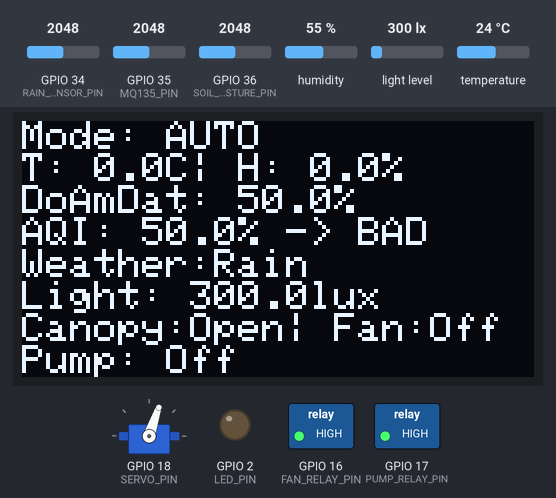
Bench run of a program on a simulated ESP32. Shown: servo, 128×64 one-colour display, switched loads named in the program (green lamp = pin HIGH), output pins drawn as LEDs (lit = HIGH). The test bench sets the inputs (shaded band); at power-on: GPIO 35 (MQ135_PIN) = 2048, GPIO 34 (RAIN_SENSOR_PIN) = 2048, light level 300 lx, GPIO 36 (SOIL_MOISTURE_PIN) = 2048, humidity 55 %, temperature 24 °C. WiFi joins after 1.5 s; servers stay silent unless stated; what the program prints to the serial monitor is not drawn.

Above: at 1.2 s.
1.3 s: GPIO 35 (MQ135_PIN) set to 662
At 3.9 s:
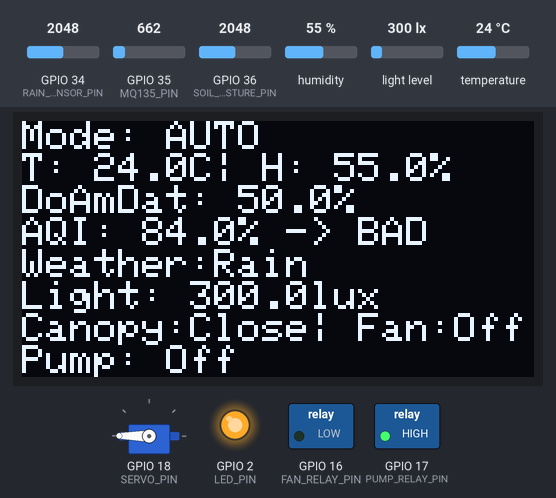
4.2 s: GPIO 35 (MQ135_PIN) set to 552
At 7.4 s:
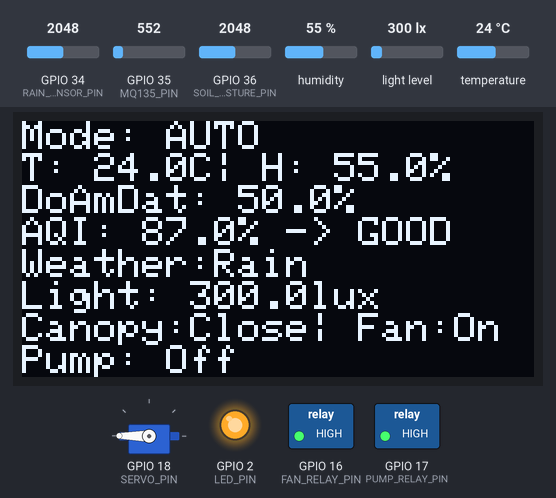
9.7 s: GPIO 34 (RAIN_SENSOR_PIN) set to 2447
11.4 s: GPIO 34 (RAIN_SENSOR_PIN) set to 2533
At 13.0 s:
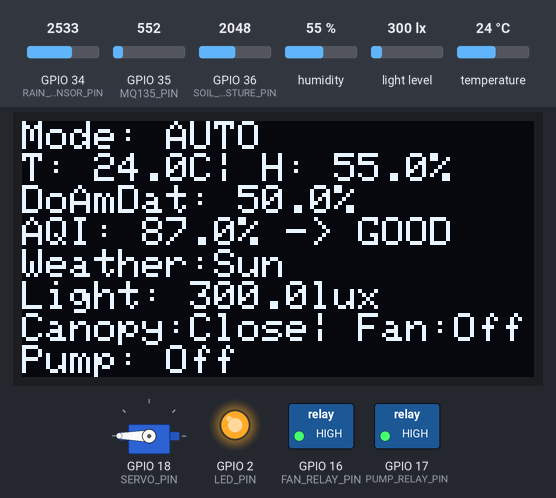
13.7 s: light level set to 222 lx
At 15.4 s:
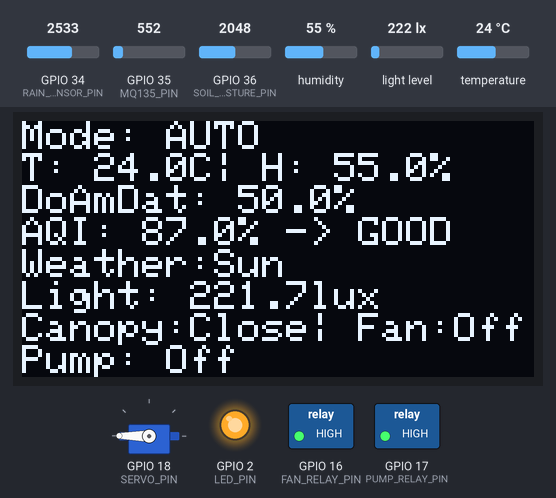
15.7 s: light level set to 189 lx
At 19.8 s:
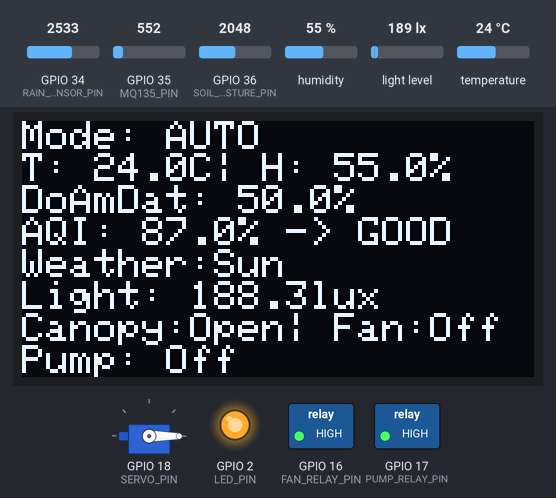
Timing chart, 0 to 20.0 s (numbered marks = the images above; inputs shaded):
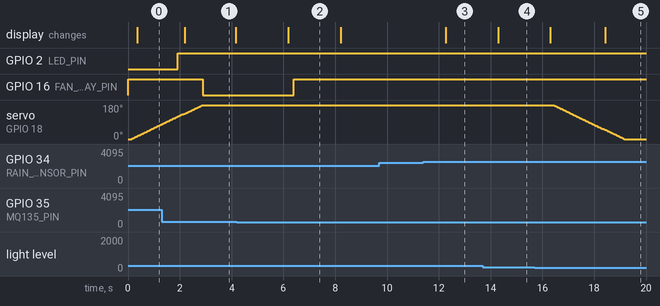

The program:

main.cpp
```cpp
// https://blynk.cloud/dashboard/791919/global/devices/1/organization/791919/devices/3234729/dashboardv
// https://blynk.cloud/dashboard/662630/global/devices/1/organization/662630/devices/3222607/dashboard

// #define BLYNK_TEMPLATE_ID   "TMPL6XkxCCJEn"
// #define BLYNK_TEMPLATE_NAME "Smart Vegetable"
// #define BLYNK_AUTH_TOKEN    "7HvXb9WKANYUid8REtAXoOjTZ1ljUBX9"
#define BLYNK_TEMPLATE_ID "TMPL6OIwNHVmO"
#define BLYNK_TEMPLATE_NAME "Smart Vegetable"
#define BLYNK_AUTH_TOKEN "m3ZO2xEHHWmPrM-xp-_gjHhoeCG4t6_T"

#define BLYNK_PRINT Serial

#include <Arduino.h>
#include <freertos/FreeRTOS.h>
#include <freertos/task.h>
#include <DHT.h>
#include <Wire.h>
#include <BH1750.h>
#include <ESP32Servo.h>
#include <WiFi.h>
#include <BlynkSimpleEsp32.h>
#include <Adafruit_SSD1306.h>

// Wi-Fi credentials
char auth[] = BLYNK_AUTH_TOKEN;
char ssid[] = "S21 FE 5G";
char pass[] = "tuchoxiu";

// — Virtual Pins —
#define VP_BUTTON_CANOPY V0
#define VP_BUTTON_PUMP   V1
#define VP_BUTTON_FAN    V2
#define VP_BUTTON_MODE   V7
#define VP_TEMP          V3
#define VP_HUMID         V4
#define VP_SOIL          V5
#define VP_MQ135         V6

// Cờ kết nối Wifi và Blynk
bool wifiConnected  = false;
bool blynkConnected = false;

// Chế độ hệ thống
bool isAutoMode = true;  // true = AUTO, false = REMOTE
bool prevMode   = true;

// Trạng thái thiết bị (được cập nhật trong AUTO hoặc REMOTE)
bool servoClose = false;
bool pumpOn      = false;
bool fanOn       = false;

// — Cấu hình chân & hằng số —
#define LED_PIN            2    // LED báo Blynk OK
#define DHTPIN             25   // Chân DHT11
#define DHTTYPE            DHT11
#define SOIL_MOISTURE_PIN  36   // ADC
#define MQ135_PIN          35   // ADC
#define RAIN_SENSOR_PIN    34   // ADC
#define BH1750_ADDR        0x23
#define OLED_ADDR          0x3C
#define FAN_RELAY_PIN      16
#define PUMP_RELAY_PIN     17
#define SERVO_PIN          18

// Ngưỡng điều khiển
#define TEMP_THRESHOLD   35.0
#define MQ135_THRESHOLD  85
#define SOIL_THRESHOLD_MIN 10.0
#define SOIL_THRESHOLD_MAX 30.0
#define LIGHT_THRESHOLD  200.0
#define RAIN_THRESHOLD   2500
#define openAngle        0
#define closeAngle       180

#define WIFI_TIMEOUT       10000   // ms
#define BLYNK_CONN_TIMEOUT 5000    // ms

// — Định nghĩa OLED —
#define SCREEN_WIDTH 128
#define SCREEN_HEIGHT 64
Adafruit_SSD1306 display(SCREEN_WIDTH, SCREEN_HEIGHT, &Wire, -1);

// — Mutex cho I2C —
SemaphoreHandle_t i2cMutex;

// — Đối tượng cảm biến —
DHT dht(DHTPIN, DHTTYPE);
BH1750 lightMeter(BH1750_ADDR);
Servo myServo;

// — Biến toàn cục lưu dữ liệu cảm biến —
float temperature          = 0.0;
float humidity             = 0.0;
float soilMoisturePercent  = 0.0;
float airQuality           = 0.0;
float lux                  = 0.0;

// Giá trị hiệu chỉnh cho sensor (nếu cần)
const int dryValue         = 4095;
const int wetValue         = 0;
const int cleanAirValue    = 0;
const int pollutedAirValue = 4095;

// Biến đọc trực tiếp Rain
int rainRawGlobal = 4095;

// Thêm biến để lưu trạng thái điều khiển từ Blynk
struct BlynkControlState {
  bool modeChanged = false;
  bool canopyChanged = false;
  bool pumpChanged = false;
  bool fanChanged = false;
  bool newMode = true;
  bool newCanopy = false;
  bool newPump = false;
  bool newFan = false;
} blynkControl;

// --------------------------------------------------------------------------------
// 1) Hàm điều khiển thực tế
void smoothServoControl(int targetAngle, int stepDelay = 15) {
  int currentAngle = myServo.read();

  if (currentAngle < targetAngle) {
    for (int angle = currentAngle; angle <= targetAngle; angle++) {
      myServo.write(angle);
      delay(stepDelay);
    }
  } else {
    for (int angle = currentAngle; angle >= targetAngle; angle--) {
      myServo.write(angle);
      delay(stepDelay);
    }
  }
}

void controlServo(bool close) {
  if (!close) {
    smoothServoControl(openAngle);
  } else {
    smoothServoControl(closeAngle);
  }
}

void controlPump(bool on) {
  digitalWrite(PUMP_RELAY_PIN, on ? LOW : HIGH);
}

void controlFan(bool on) {
  digitalWrite(FAN_RELAY_PIN, on ? LOW : HIGH);
}

// 2) Hàm đọc Rain cho mỗi lần cần (dùng trong autoControlLogic)
int readRainSensor() {
  int raw = analogRead(RAIN_SENSOR_PIN);
  rainRawGlobal = raw;
  return raw;
}

// --------------------------------------------------------------------------------
// 3) Task đọc DHT11 (cập nhật temperature, humidity hàng 2s)
void DHTsensorTask(void *pvParameters) {
  dht.begin();
  while (1) {
    float t = dht.readTemperature();
    float h = dht.readHumidity();
    if (!isnan(t) && !isnan(h)) {
      temperature = t;
      humidity = h;
    }
    vTaskDelay(pdMS_TO_TICKS(2000));
  }
}

// 4) Task đọc Soil Moisture (hàng 2s)
void soilMoistureTask(void *pvParameters) {
  while (1) {
    int raw = analogRead(SOIL_MOISTURE_PIN);
    raw = constrain(raw, wetValue, dryValue);
    soilMoisturePercent = 100.0 * (dryValue - raw) / (dryValue - wetValue);
    vTaskDelay(pdMS_TO_TICKS(2000));
  }
}

// 5) Task đọc MQ135 (hàng 2s)
void airQualityTask(void *pvParameters) {
  while (1) {
    int raw = analogRead(MQ135_PIN);
    raw = constrain(raw, cleanAirValue, pollutedAirValue);
    airQuality = map(raw, cleanAirValue, pollutedAirValue, 100, 0);
    vTaskDelay(pdMS_TO_TICKS(2000));
  }
}

// 6) Task đọc Rain Sensor (hàng 2s, chỉ in ra log)
void rainSensorTask(void *pvParameters) {
  while (1) {
    int raw = analogRead(RAIN_SENSOR_PIN);
    rainRawGlobal = raw;
    vTaskDelay(pdMS_TO_TICKS(2000));
  }
}

// 7) Task đọc BH1750 (hàng 2s)
void lightSensorTask(void *pvParameters) {
  while (!lightMeter.begin(BH1750::CONTINUOUS_HIGH_RES_MODE)) {
    vTaskDelay(pdMS_TO_TICKS(2000));
  }
  while (1) {
    float val = lightMeter.readLightLevel();
    if (val < 0) {
      lux = 0.0;
    } else {
      lux = val;
    }
    vTaskDelay(pdMS_TO_TICKS(2000));
  }
}

// 8) Task hiển thị trên OLED (hàng 2s)
void oledUpdateTask(void *pvParameters) {
  while (1) {
    if (xSemaphoreTake(i2cMutex, portMAX_DELAY) == pdTRUE) {
      display.clearDisplay();
      display.setTextSize(0.2);
      display.setTextColor(SSD1306_WHITE);
      display.setCursor(0, 0);

      // Dòng 1: Mode
      display.print("Mode: ");
      display.println(isAutoMode ? "AUTO" : "REMOTE");

      // Dòng 2: Temp và Humd
      display.print("T: ");
      display.print(temperature, 1);
      display.print("C| H: ");
      display.print(humidity, 1);
      display.println("%");

      // Dòng 3: DoAmDat và Pump
      display.print("DoAmDat: ");
      display.print(soilMoisturePercent, 1);
      display.println("%");

      // Dòng 4: AQI
      display.print("AQI: ");
      display.print(airQuality, 1);
      display.print("% -> ");
      display.println(airQuality > MQ135_THRESHOLD ? "GOOD" : "BAD");

      // Dòng 5: Weather
      display.print("Weather:");
      display.println(rainRawGlobal < RAIN_THRESHOLD ? "Rain" : "Sun");

      // Dòng 6: Light
      display.print("Light: ");
      display.print(lux, 1);
      display.println("lux");

      // Dòng 7: Canopy và Fan states
      display.print("Canopy:");
      display.print(servoClose ? "Close" : "Open");
      display.print("| Fan:");
      display.println(fanOn ? "On" : "Off");

      // Dòng 8: Pump state
      display.print("Pump: ");
      display.println(pumpOn ? "On" : "Off");

      display.display();
      xSemaphoreGive(i2cMutex);
    }
    vTaskDelay(pdMS_TO_TICKS(2000));
  }
}

// --------------------------------------------------------------------------------
// 9) Hàm điều khiển tự động (gọi mỗi khi isAutoMode = true):
void autoControlLogic() {
  // 9.1. Lấy giá trị cảm biến
  float currentTemp  = temperature;
  float currentSoil  = soilMoisturePercent;
  float currentLux   = lux;
  int   currentRain  = rainRawGlobal;
  int   currentMQ    = airQuality;

  // 9.2. Điều khiển Servo (mái che):
  if (currentLux > LIGHT_THRESHOLD || currentRain < RAIN_THRESHOLD) {
    // điều kiện đóng mái che
    if (!servoClose) {
      servoClose = true;
      controlServo(true);
    }
  } else {
    // điều kiện mở mái che
    if (servoClose) {
      servoClose = false;
      controlServo(false);
    }
  }

  // 9.3. Điều khiển Pump
  if ((SOIL_THRESHOLD_MIN < currentSoil) && (currentSoil < SOIL_THRESHOLD_MAX)) {
    if (!pumpOn) {
      pumpOn = true;
      controlPump(true);
    }
  } else {
    if (pumpOn) {
      pumpOn = false;
      controlPump(false);
    }
  }

  // 9.4. Điều khiển Fan
  if (currentTemp > TEMP_THRESHOLD || airQuality <= MQ135_THRESHOLD) {
    if (!fanOn) {
      fanOn = true;
      controlFan(true);
    }
  } else {
    if (fanOn) {
      fanOn = false;
      controlFan(false);
    }
  }

  // 9.5. Đồng bộ trạng thái lên Blynk
  Blynk.virtualWrite(VP_BUTTON_CANOPY, servoClose);
  Blynk.virtualWrite(VP_BUTTON_PUMP,    pumpOn);
  Blynk.virtualWrite(VP_BUTTON_FAN,     fanOn);
}

// --------------------------------------------------------------------------------
// 10) Task quản lý chế độ AUTO / REMOTE
void modeControlTask(void *pvParameters) {
  (void) pvParameters;
  while (1) {
    // Nếu vừa chuyển đổi chế độ
    if (isAutoMode != prevMode) {
      if (isAutoMode) {
        Serial.println("→ Chuyển sang chế độ AUTO");
        // Đồng bộ trạng thái ban đầu lên Blynk (nếu cần)
        Blynk.virtualWrite(VP_BUTTON_CANOPY, servoClose);
        Blynk.virtualWrite(VP_BUTTON_PUMP,    pumpOn);
        Blynk.virtualWrite(VP_BUTTON_FAN,     fanOn);
      } else {
        Serial.println("→ Chuyển sang chế độ REMOTE");
        // Reset các widget Blynk về 0
        Blynk.virtualWrite(VP_BUTTON_CANOPY, 0);
        Blynk.virtualWrite(VP_BUTTON_PUMP,   0);
        Blynk.virtualWrite(VP_BUTTON_FAN,    0);
        // Tắt hết thiết bị
        controlServo(false);
        controlPump(false);
        controlFan(false);
        // Cập nhật lại cờ
        servoClose = false;
        pumpOn      = false;
        fanOn       = false;
      }
      prevMode = isAutoMode;
    }

    // Nếu đang ở AUTO → gọi autoControlLogic()
    if (isAutoMode) {
      autoControlLogic();
    }

    vTaskDelay(pdMS_TO_TICKS(500));
  }
}

// --------------------------------------------------------------------------------
// 11) Task xử lý lệnh điều khiển từ Blynk
void blynkControlTask(void *pvParameters) {
  while (1) {
    if (blynkConnected) {
      if (blynkControl.modeChanged) {
        isAutoMode = blynkControl.newMode;
        blynkControl.modeChanged = false;
      }

      if (!isAutoMode) {  // Chỉ xử lý khi ở chế độ REMOTE
        if (blynkControl.canopyChanged) {
          servoClose = blynkControl.newCanopy;
          controlServo(servoClose);
          blynkControl.canopyChanged = false;
        }

        if (blynkControl.pumpChanged) {
          pumpOn = blynkControl.newPump;
          controlPump(pumpOn);
          blynkControl.pumpChanged = false;
        }

        if (blynkControl.fanChanged) {
          fanOn = blynkControl.newFan;
          controlFan(fanOn);
          blynkControl.fanChanged = false;
        }
      }
    }
    vTaskDelay(pdMS_TO_TICKS(50));  // Kiểm tra mỗi 50ms
  }
}

// --------------------------------------------------------------------------------
// 12) Tối ưu hóa callback từ Blynk
BLYNK_WRITE(VP_BUTTON_MODE) {
  blynkControl.newMode = (param.asInt() == 0);
  blynkControl.modeChanged = true;
}

BLYNK_WRITE(VP_BUTTON_CANOPY) {
  blynkControl.newCanopy = param.asInt();
  blynkControl.canopyChanged = true;
}

BLYNK_WRITE(VP_BUTTON_PUMP) {
  blynkControl.newPump = param.asInt();
  blynkControl.pumpChanged = true;
}

BLYNK_WRITE(VP_BUTTON_FAN) {
  blynkControl.newFan = param.asInt();
  blynkControl.fanChanged = true;
}

// --------------------------------------------------------------------------------
// 13) Task kết nối WiFi + Blynk
void TaskConnectToWiFiAndBlynk(void *pvParameters) {
  (void) pvParameters;
  while (1) {
    Serial.println();
    Serial.printf("Connecting to WiFi: %s …", ssid);
    WiFi.mode(WIFI_STA);
    WiFi.begin(ssid, pass);

    unsigned long t0 = millis();
    while ((millis() - t0 < WIFI_TIMEOUT) && WiFi.status() != WL_CONNECTED) {
      Serial.print(".");
      delay(500);
    }
    Serial.println();

    if (WiFi.status() == WL_CONNECTED) {
      wifiConnected = true;
      Serial.print("WiFi OK, IP: ");
      Serial.println(WiFi.localIP());
    } else {
      Serial.println("WiFi FAILED (timeout)");
      vTaskDelete(NULL);
    }

    if (wifiConnected) {
      Blynk.config(auth);
      Serial.println("Connecting to Blynk …");
      if (Blynk.connect(BLYNK_CONN_TIMEOUT)) {
        blynkConnected = true;
        digitalWrite(LED_PIN, HIGH);
        Serial.println("Blynk connected!");
        // Gửi giá trị khởi tạo
        Blynk.virtualWrite(VP_BUTTON_MODE, 0);
        Blynk.virtualWrite(VP_TEMP,  0);
        Blynk.virtualWrite(VP_HUMID, 0);
        Blynk.virtualWrite(VP_SOIL,  0);
        Blynk.virtualWrite(VP_MQ135, 0);
      } else {
        digitalWrite(LED_PIN, LOW);
        Serial.println("Blynk FAILED (timeout)");
      }
    }

    if (wifiConnected && blynkConnected) break;
    Serial.println("Retrying WiFi/Blynk in 10s …");
    vTaskDelay(pdMS_TO_TICKS(10000));
  }
  vTaskDelete(NULL);
}

// 14) Task cập nhật dữ liệu lên Blynk (hàng 10s)
void blynkUpdateTask(void *pvParameters) {
  const TickType_t delayTicks = pdMS_TO_TICKS(10000);
  while (1) {
    if (blynkConnected) {
      Blynk.run();
      Blynk.virtualWrite(VP_TEMP,  temperature);
      Blynk.virtualWrite(VP_HUMID, humidity);
      Blynk.virtualWrite(VP_SOIL,  soilMoisturePercent);
      Blynk.virtualWrite(VP_MQ135, airQuality);
    }
    vTaskDelay(delayTicks);
  }
}

// 15) Task mới để hiển thị thông tin
void displayInfoTask(void *pvParameters) {
  while (1) {
    Serial.println("\n----------------------------------------");
    Serial.println(">>> SENSOR READINGS:");
    Serial.printf("DHT11 → Temperature: %.1f°C  Humidity: %.1f%%\n", temperature, humidity);
    Serial.printf("Soil Moisture → Raw: %d  Percentage: %.1f%%\n", analogRead(SOIL_MOISTURE_PIN), soilMoisturePercent);
    Serial.printf("MQ135 → Raw: %d  AQI: %.1f%%  Status: %s\n",
                 analogRead(MQ135_PIN),
                 airQuality,
                 airQuality > MQ135_THRESHOLD ? "GOOD" : "BAD");
    Serial.printf("Rain Sensor → Raw: %d  Status: %s\n",
                 rainRawGlobal,
                 rainRawGlobal < RAIN_THRESHOLD ? "RAINING" : "NO RAIN");
    Serial.printf("BH1750 → Light Level: %.1f lux\n", lux);

    Serial.println("\n>>> DEVICE STATUS:");
    Serial.printf("Canopy: %s  |  Fan: %s  |  Pump: %s\n",
                 servoClose ? "CLOSED" : "OPEN",
                 fanOn ? "ON" : "OFF",
                 pumpOn ? "ON" : "OFF");
    Serial.println("----------------------------------------");

    vTaskDelay(pdMS_TO_TICKS(2000));
  }
}

// --------------------------------------------------------------------------------
void setup() {
  Serial.begin(115200);

  // Khởi tạo I2C
  Wire.begin(21, 22);

  // Khởi tạo LED báo kết nối
  pinMode(LED_PIN, OUTPUT);
  digitalWrite(LED_PIN, LOW);

  // Khởi tạo chân Input/Output
  pinMode(SOIL_MOISTURE_PIN, INPUT);
  pinMode(MQ135_PIN,         INPUT);
  pinMode(RAIN_SENSOR_PIN,   INPUT);
  pinMode(PUMP_RELAY_PIN,    OUTPUT);
  pinMode(FAN_RELAY_PIN,     OUTPUT);

  // Đặt relay ở trạng thái OFF (HIGH) ban đầu
  digitalWrite(PUMP_RELAY_PIN, HIGH);
  digitalWrite(FAN_RELAY_PIN,  HIGH);

  // Khởi tạo Servo ở góc 5°
  myServo.attach(SERVO_PIN);
  myServo.write(openAngle);

  // Khởi tạo mutex cho I2C
  i2cMutex = xSemaphoreCreateMutex();

  // Khởi tạo OLED
  if (!display.begin(SSD1306_SWITCHCAPVCC, OLED_ADDR)) {
    Serial.println(F("SSD1306 allocation failed"));
    for (;;);
  }
  display.clearDisplay();
  display.display();

  // 1) Task kết nối WiFi/Blynk (core 1)
  xTaskCreatePinnedToCore(
    TaskConnectToWiFiAndBlynk,
    "WiFiBlynkTask",
    4096,
    NULL,
    3,
    NULL,
    1
  );

  // 2) Task cập nhật Blynk (core 1)
  xTaskCreatePinnedToCore(
    blynkUpdateTask,
    "Blynk Update Task",
    4096,
    NULL,
    1,
    NULL,
    1
  );

  // 3) Task đọc DHT11 (core 0)
  xTaskCreatePinnedToCore(
    DHTsensorTask,
    "DHT Sensor Task",
    2048,
    NULL,
    2,
    NULL,
    0
  );

  // 4) Task đọc Soil Moisture (core 0)
  xTaskCreatePinnedToCore(
    soilMoistureTask,
    "Soil Moisture Task",
    2048,
    NULL,
    2,
    NULL,
    0
  );

  // 5) Task đọc MQ135 (core 0)
  xTaskCreatePinnedToCore(
    airQualityTask,
    "Air Quality Task",
    2048,
    NULL,
    2,
    NULL,
    0
  );

  // 6) Task đọc Rain Sensor (core 0)
  xTaskCreatePinnedToCore(
    rainSensorTask,
    "Rain Sensor Task",
    2048,
    NULL,
    2,
    NULL,
    0
  );

  // 7) Task đọc BH1750 (core 0)
  xTaskCreatePinnedToCore(
    lightSensorTask,
    "Light Sensor Task",
    2048,
    NULL,
    2,
    NULL,
    0
  );

  // 8) Task hiển thị OLED (core 0)
  xTaskCreatePinnedToCore(
    oledUpdateTask,
    "OLED Update Task",
    3072,
    NULL,
    1,
    NULL,
    0
  );

  // 9) Task quản lý chế độ AUTO/REMOTE (core 1)
  xTaskCreatePinnedToCore(
    modeControlTask,
    "Mode Control Task",
    4096,
    NULL,
    2,
    NULL,
    1
  );

  // 10) Task xử lý lệnh điều khiển Blynk (core 1)
  xTaskCreatePinnedToCore(
    blynkControlTask,
    "Blynk Control Task",
    2048,
    NULL,
    2,  // Priority cao hơn
    NULL,
    1
  );

  // 11) Task hiển thị thông tin
  xTaskCreatePinnedToCore(
    displayInfoTask,
    "Display Info Task",
    4096,
    NULL,
    1,
    NULL,
    0
  );
}

void loop() {
  // Không cần code trong loop() vì đã dùng FreeRTOS Task
  vTaskDelay(pdMS_TO_TICKS(10000));
}
```

Measured:
- the behaviour switches between 615 and 614 on GPIO 35 (MQ135_PIN) (found by bisection; images 1 and 2)
- the behaviour switches between 2499 and 2500 on GPIO 34 (RAIN_SENSOR_PIN) (found by bisection; images 2 and 3)
- the behaviour switches between 201 and 200 lx on light level (found by bisection; images 4 and 5)
- after the input at 4.2 s, GPIO 16 (FAN_RELAY_PIN): LOW → HIGH after 2.2 s; the display: changes after 2.0 s (image 2)
- after the input at 9.7 s, every drawn part: stays the same
- after the input at 11.4 s, the display: changes after 0.86 s (image 3)
- after the input at 13.7 s, the display: changes after 0.59 s (image 4)
- after the input at 15.7 s, servo on GPIO 18 (SERVO_PIN): moves from 180° to 0° over 2.7 s, starting after 0.73 s; the display: first changes after 0.61 s (image 5 shows a later state)
